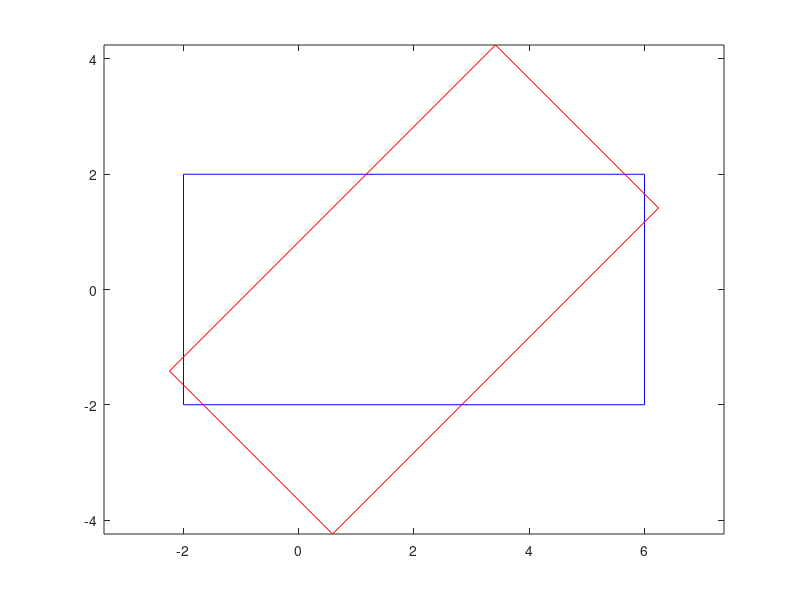

The MATLAB script that drew this image: (Note: this script raises an error after producing the figure.)
% From: https://stackoverflow.com/questions/29780903/2d-body-transformation-and-rotation-in-matlab
% Define A
A = [-2,-2,6,6,-2; -2,2,2,-2,-2; 1 1 1 1 1];
% Define Translation Matrix
trans = @(x,y,z) repmat([x; y; z],[1 5]);
% Define Rotation Matrix
se2 = @(x, y, theta) [
    cosd(theta), -sind(theta), x;
    sind(theta), cosd(theta), y;
    0,        0,           1];
% Calculate Rotated Rect
B = se2(0,0,45) * (A - trans(2,0,0) ) + trans(2,0,0);
% Plot Rectangles
figure; plot(A(1,:),A(2,:),'b')
hold on;
plot(B(1,:),B(2,:),'r')
hold off;
axis equal

xvals = [1:10];
yvals = zeros(1,10);
zvals = ones(1,10);

transOrig = @(x,y,z) repmat([x;y;z;],[1,numel(x)]);
rotOrig =  @(x, y, theta) [
    cosd(theta), -sind(theta), x;
    sind(theta), cosd(theta), y;];

rotMat = rotOrig(0,0,45) * ([xvals;yvals;zvals] - transOrig(floor(numel(xvals)/2),0,0) ) + transOrig(floor(numel(xvals)/2),0,0);


hold off

figure
rotOrig(0,0,45)*[xvals;yvals;zvals]



